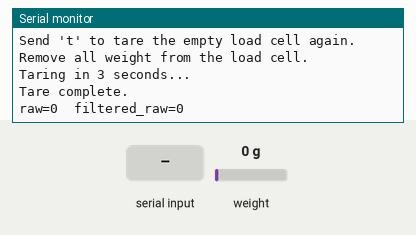
Simulated run of this sketch. Board: Arduino Uno, built with avr-gcc and run on an emulated ATmega328P. On the bench: the last lines printed to the serial monitor. Inputs (shaded band) come from the test bench; at power-on: weight on the scale 0 g.

Above: at 7.2 s.
7.3 s: "t" received over Serial
At 8.7 s:
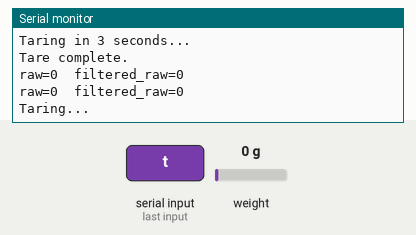
9.7 s: weight on the scale set to 100 g
At 11.0 s:
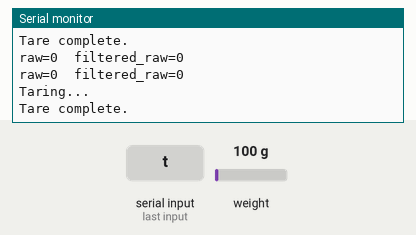
11.2 s: weight on the scale set to 1250 g
At 12.2 s:
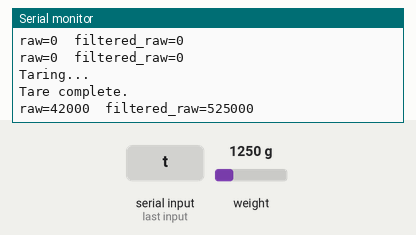
Timing chart, 0 to 14.2 s (numbered marks = the images above; inputs shaded):
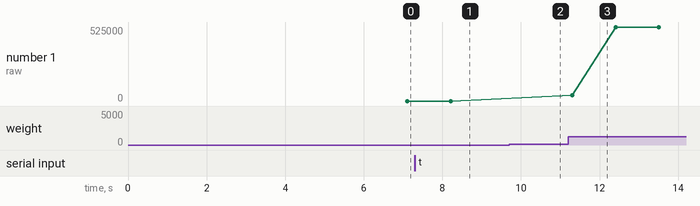

Measured:
- after the input at 7.3 s, the serial monitor: prints a new line after 0.91 s (image 1)
- after the input at 11.2 s, the serial monitor: prints a new line after 0.11 s (image 3)
- plotted number 1: 0 → 525000 after the input at 11.2 s

The sketch:

hx711_serial_read.ino
```cpp
#include "HX711.h"

constexpr int HX711_DOUT_PIN = 16;
constexpr int HX711_SCK_PIN = 4;

constexpr byte SAMPLE_COUNT = 10;
constexpr unsigned long PRINT_INTERVAL_MS = 500;

HX711 scale;

void setup() {
  Serial.begin(115200);
  delay(1000);

  Serial.println();
  Serial.println("HX711 reading test");
  Serial.println("Send 't' to tare the empty load cell again.");

  scale.begin(HX711_DOUT_PIN, HX711_SCK_PIN);

  if (!scale.wait_ready_timeout(3000)) {
    Serial.println("HX711 not ready. Check the wiring and power.");
    return;
  }

  Serial.println("Remove all weight from the load cell.");
  Serial.println("Taring in 3 seconds...");
  delay(3000);
  scale.tare(20);
  Serial.println("Tare complete.");
}

void loop() {
  if (Serial.available() > 0) {
    char command = Serial.read();

    if (command == 't' || command == 'T') {
      if (!scale.wait_ready_timeout(1000)) {
        Serial.println("Cannot tare because the HX711 is not ready.");
        return;
      }

      Serial.println("Taring...");
      scale.tare(20);
      Serial.println("Tare complete.");
    }
  }

  // Keep the loop responsive to tare commands while limiting serial output.
  static unsigned long lastPrint = 0;
  if (millis() - lastPrint < PRINT_INTERVAL_MS) {
    return;
  }
  lastPrint = millis();

  if (!scale.wait_ready_timeout(1000)) {
    Serial.println("HX711 not ready.");
    return;
  }

  // Show the noisy sample beside the average so the filter is easy to verify.
  long rawSample = scale.read();
  long filteredRaw = scale.read_average(SAMPLE_COUNT);

  Serial.print("raw=");
  Serial.print(rawSample);
  Serial.print("\tfiltered_raw=");
  Serial.println(filteredRaw);
}
```
